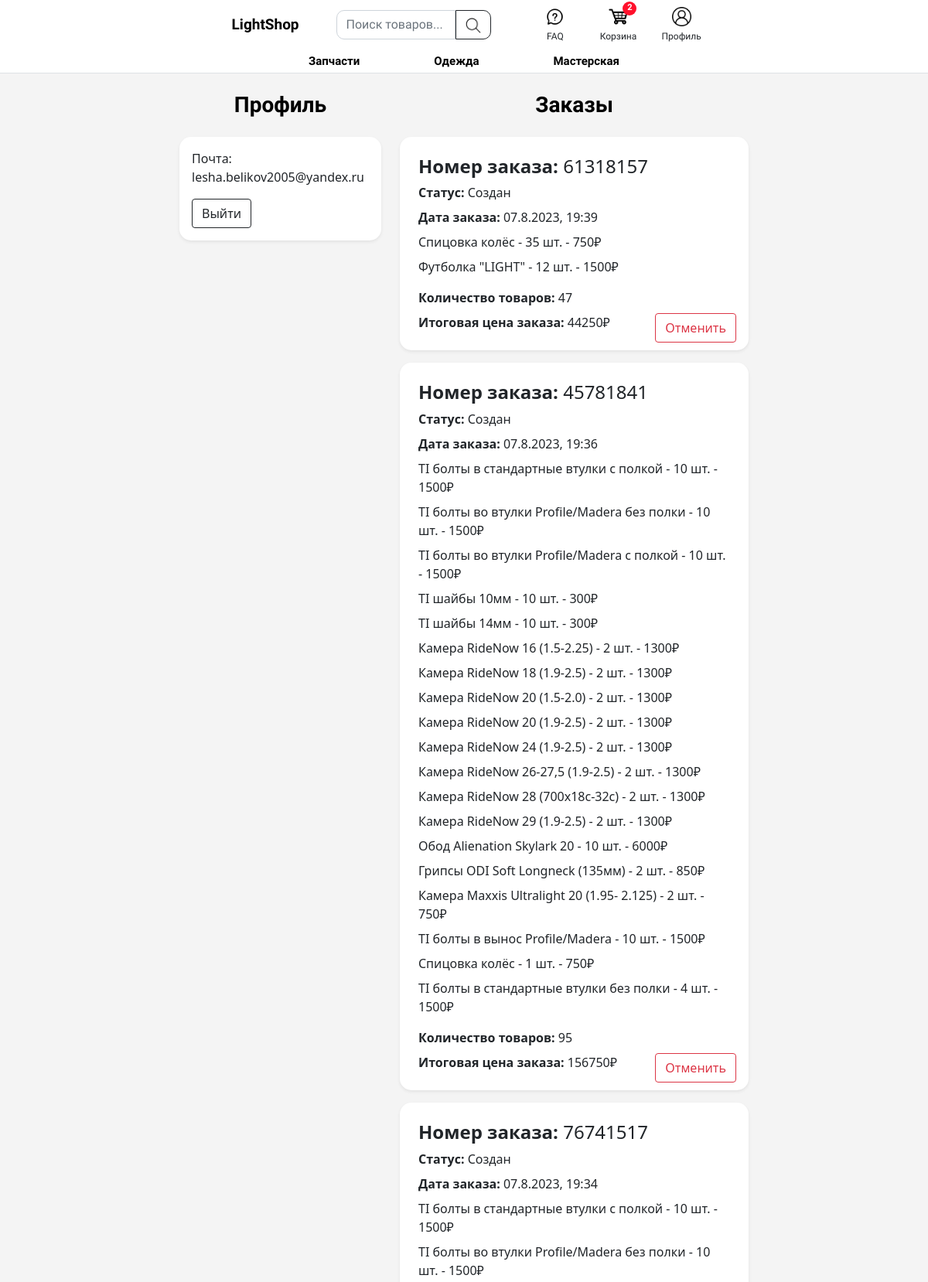
/profile/ (signed in, upper part), run on the app's committed database.
### accounts/models.py (models this page shows, shortened)
class User(AbstractBaseUser):
    id = models.AutoField(primary_key=True)
    email = models.EmailField('Почта', unique=True)
    telegram_id = models.CharField('Telegram Id', max_length=200, null=True, blank=True)
    telegram_username = models.CharField('Telegram Username', max_length=200, null=True, blank=True)
    is_active = models.BooleanField('Активный?', default=True)
    is_staff = models.BooleanField('Персонал?', default=False)
    is_superuser = models.BooleanField('Суперюзер?', default=False)
    last_login = models.DateTimeField('Последний вход', blank=True, null=True)
    objects = UserManager()
    USERNAME_FIELD = 'email'
    REQUIRED_FIELDS = []
    def get_username(self):
        return self.email
    @property
    def is_authenticated(self):
        return True
    class Meta:
        verbose_name = 'Пользователь'
        verbose_name_plural = 'Пользователи'

class Order(models.Model):
    STATUS_CHOICES = (
        ('Создан', 'Создан'),
        ('В обработке', 'В обработке'),
        ('В доставке', 'В доставке'),
        ('Готов к выдаче', 'Готов к выдаче'),
        ('Отменен', 'Отменен'),
        ('Завершен', 'Завершен'),
    )
    DELIVERY_CHOICES = (
        ('Почта России', 'Почта России'),
        ('Сдек', 'Сдек'),
        ('Boxberry', 'Boxberry')
    )
    user = models.ForeignKey(User, on_delete=models.SET_NULL, null=True, blank=True)
    status = models.CharField('Статус', max_length=200, choices=STATUS_CHOICES, default='Создан')
    order_id = models.PositiveIntegerField()
    first_name = models.CharField('Имя', max_length=200, null=False)
    middle_name = models.CharField('Фамилия', max_length=200, null=False)
    last_name = models.CharField('Отчество', max_length=200, null=False, blank=True)
    address = models.CharField('Адрес', max_length=200, null=True, blank=True)
    city = models.CharField('Город', max_length=200, null=True, blank=True)
    phone_number = models.CharField('Телефон', max_length=200, null=False)
    zip_code = models.CharField('Индекс', max_length=200, null=True, blank=True)
    delivery_value = models.CharField('Способ доставки', max_length=200, null=True, blank=True, choices=DELIVERY_CHOICES)
    date_ordered = models.DateTimeField('Дата создания', auto_now_add=True)
    def get_total_price(self):
        orderitems = self.items.all()
        total = sum([item.quantity * item.product.price for item in orderitems])
        return total
    def get_total_count(self):
        orderitems = self.items.all()
        total = sum([item.quantity for item in orderitems])
        return total
    class Meta:
        verbose_name = 'Заказ'
        verbose_name_plural = 'Заказы'

class OrderItem(models.Model):
    order = models.ForeignKey(Order, on_delete=models.CASCADE, related_name='items')
    product = models.ForeignKey(Product, on_delete=models.CASCADE)
    quantity = models.PositiveIntegerField(default=1)
    class Meta:
        verbose_name = 'Товар заказа'
        verbose_name_plural = 'Товары заказов'

### products/models.py (models this page shows, shortened)
class Product(models.Model):
	category = models.ForeignKey(Category, null=True, on_delete=models.PROTECT)
	brand = models.ForeignKey(Brand, null=True, blank=True, on_delete=models.CASCADE)
	name = models.CharField('Название', max_length=200)
	available_andrey = models.BooleanField('Есть в наличии у Андрея', default=True)
	available_damir = models.BooleanField('Есть в наличии у Дамира', default=True)
	price = models.FloatField('Цена')
	count = models.PositiveSmallIntegerField('Количество в наличии', null=True)
	new = models.BooleanField('Новый?', default=True)
	rec = models.BooleanField('Рекоммендуемый?', default=False)
	image = models.ImageField('Картинка', null=True, blank=True, upload_to='products/')
	description = models.TextField('Описание')
	created = models.DateTimeField('Дата создания', auto_now_add=True)
	updated = models.DateTimeField('Дата последнего обновления', auto_now=True)
	slug = models.SlugField('Название в ссылке', max_length=200, db_index=True)
	class Meta:
		ordering = ('name',)
		verbose_name = 'Товар'
		verbose_name_plural = 'Товары'

### accounts/views.py (the view)
# urls.py: path('profile/', views.profile_view, name='profile'),
@login_required
def profile_view(request):
    user = request.user
    orders = Order.objects.filter(user=user)
    context = {'user': user, 'orders': orders}
    return render(request, 'accounts/profile.html', context)

### cart/models.py (called while the page is built)
    def get_cart_total_count(self):
        items = self.items.all()
        count = sum([item.quantity for item in items])
        return count

### main/context_processors.py (called while the page is built, shortened)
def navbar(request):
	cartItems = 0
	categories = Category.objects.exclude(slug= u'clothes').exclude(slug= u'workshop')
	if request.user.is_authenticated:
		try:
			cart = Cart.objects.get(user=request.user)
			cartItems = cart.get_cart_total_count()
		except Cart.DoesNotExist:
			cart = Cart.objects.create(user=request.user)
	return {'cartItems': cartItems, 'categories': categories}

### templates/accounts/profile.html (shortened to what this page needs)
{% extends 'main/main.html' %}
{% load static %}
{% block content %}
<div class="container">
    <div class="row justify-content-center">
        <div class="col-lg-3">
            <div class="pt-3 mb-3 d-flex justify-content-center">
              <div class="d-inline-flex px-3 py-2">
                <h3 class="fw-bold mb-0" style="color: black; font-family: 'Comfortaa', cursive;">Профиль</h3>
              </div>
            </div>
            <div class="shadow-sm p-3 mt-3" style="border-radius: 15px; background-color: white;">
                <p>Почта: {{ user.email }}</p>
                <a class="btn btn-outline-dark" href="{% url 'accounts:logout' %}">Выйти</a>
            </div>
        </div>
        <div class="col-lg-5">
          <div class="pt-3 mb-3 d-flex justify-content-center">
            <div class="d-inline-flex px-3 py-2">
              <h3 class="fw-bold mb-0" style="color: black; font-family: 'Comfortaa', cursive;">Заказы</h3>
            </div>
          </div>
          {% for order in orders|dictsortreversed:"date_ordered" %}
              {% if order.status != 'Завершен' and order.status != 'Отменен' %}
              <div class="p-3 shadow-sm mt-3" id='{{ order.order_id}}' style="border-radius: 15px; background-color: white;">
                <h4 class="m-2"><strong>Номер заказа:</strong> {{order.order_id}}</h4>
                <p class="m-2"><strong>Статус:</strong> {{order.status}}</p>
                <p class="m-2"><strong>Дата заказа:</strong> {{ order.date_ordered|date:"d.n.Y, H:i" }}</p>
                    {% for item in order.items.all %}
                      <p class="m-2"><strong></strong>{{ item.product.name }} - {{ item.quantity }} шт. - {{ item.product.price|floatformat:0}}₽</p>
                    {% endfor %}
                <p class="m-2 mt-3"><strong>Количество товаров:</strong> {{ order.get_total_count }}</p>
                {% if order.status == 'Создан' %}
                <button class="cancel_order btn btn-outline-danger float-end" data-order-id="{{ order.order_id }}" id="buttom-{{ order.order_id }}">Отменить</button>
                {% endif %}
                <p class="m-2"><strong>Итоговая цена заказа:</strong> {{ order.get_total_price|floatformat:0}}₽</p>
                </div>
              {% endif %}
          {% endfor %}
        </div>
    </div>
</div>
{% endblock content %}

### static/css/main.css (style rules this page uses)
html { height: 100%; }
body { min-height: 100vh; display: flex; flex-direction: column; overflow-y: scroll; background-color: #f4f4f4; }

### data on the page
User: email "lesha.belikov2005@yandex.ru"
Order: order_id "61318157", status "Создан", date_ordered "07.8.2023, 19:39", get_total_count "47", get_total_price "44250"
OrderItem: product.name "Спицовка колёс", quantity "35", product.price "750"
OrderItem: product.name "Футболка \"LIGHT\"", quantity "12", product.price "1500"
Order: order_id "45781841", status "Создан", date_ordered "07.8.2023, 19:36", get_total_count "95", get_total_price "156750"
OrderItem: product.name "TI болты в стандартные втулки с полкой", quantity "10", product.price "1500"
OrderItem: product.name "TI болты во втулки Profile/Madera без полки", quantity "10", product.price "1500"
OrderItem: product.name "TI болты во втулки Profile/Madera с полкой", quantity "10", product.price "1500"
OrderItem: product.name "TI шайбы 10мм", quantity "10", product.price "300"
OrderItem: product.name "TI шайбы 14мм", quantity "10", product.price "300"
OrderItem: product.name "Камера RideNow 16 (1.5-2.25)", quantity "2", product.price "1300"
OrderItem: product.name "Камера RideNow 18 (1.9-2.5)", quantity "2", product.price "1300"
OrderItem: product.name "Камера RideNow 20 (1.5-2.0)", quantity "2", product.price "1300"
OrderItem: product.name "Камера RideNow 20 (1.9-2.5)", quantity "2", product.price "1300"
OrderItem: product.name "Камера RideNow 24 (1.9-2.5)", quantity "2", product.price "1300"
OrderItem: product.name "Камера RideNow 26-27,5 (1.9-2.5)", quantity "2", product.price "1300"
OrderItem: product.name "Камера RideNow 28 (700x18c-32c)", quantity "2", product.price "1300"
OrderItem: product.name "Камера RideNow 29 (1.9-2.5)", quantity "2", product.price "1300"
OrderItem: product.name "Обод Alienation Skylark 20", quantity "10", product.price "6000"
OrderItem: product.name "Грипсы ODI Soft Longneck (135мм)", quantity "2", product.price "850"
OrderItem: product.name "Камера Maxxis Ultralight 20 (1.95- 2.125)", quantity "2", product.price "750"
OrderItem: product.name "TI болты в вынос Profile/Madera", quantity "10", product.price "1500"
OrderItem: product.name "Спицовка колёс", quantity "1", product.price "750"
OrderItem: product.name "TI болты в стандартные втулки без полки", quantity "4", product.price "1500"
Order: order_id "76741517", status "Создан", date_ordered "07.8.2023, 19:34"
OrderItem: product.name "TI болты в стандартные втулки с полкой", quantity "10", product.price "1500"
OrderItem: product.name "TI болты во втулки Profile/Madera без полки", quantity "10", product.price "1500"

### other printed values
{{ cartItems }} "2"
